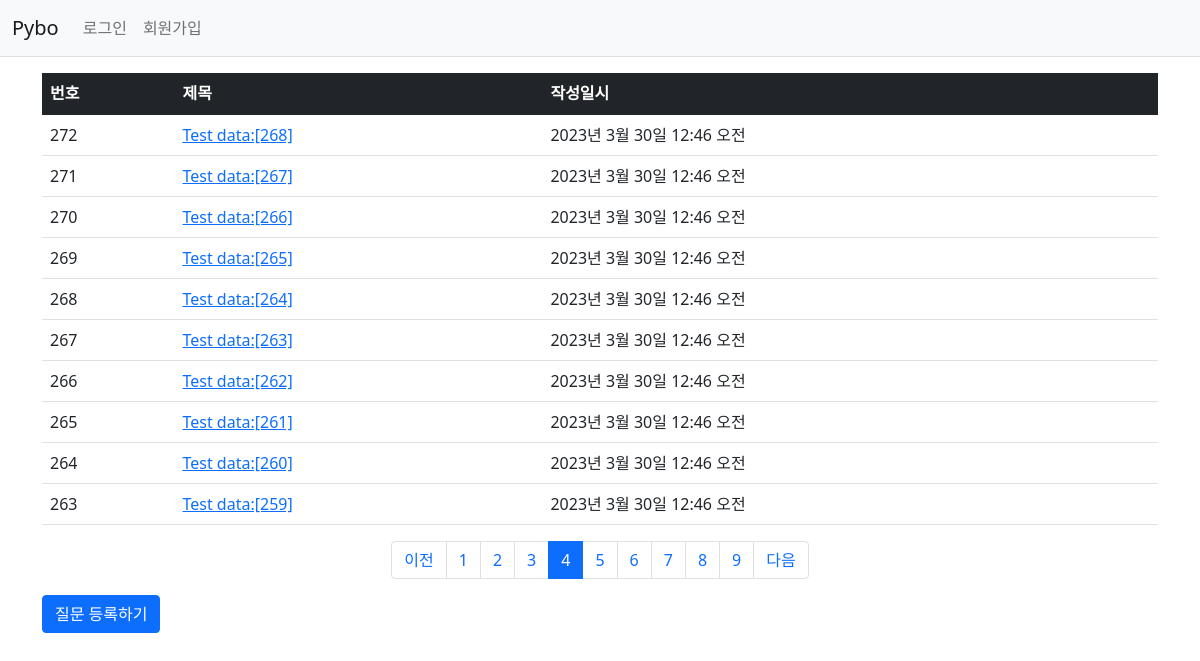
Page /pybo/?page=4 on the committed database.
### pybo/models.py (models this page shows, shortened)
class Question(models.Model):
    author = models.ForeignKey(User, on_delete=models.CASCADE, related_name='author_question')  # question author
    subject = models.CharField(max_length=200)
    content = models.TextField()
    create_date = models.DateTimeField()
    modify_date = models.DateTimeField(null=True, blank=True)   # modified date
    voter = models.ManyToManyField(User, related_name='voter_question')    # 질문 추천인 추가. ManyToManyField = DB N:N relation

### pybo/views/base_views.py (the view)
# urls.py: path('', base_views.index, name='index'),    # '/'에 해당되는 path. 즉 http://localhost:8080/
def index(request):
    page = request.GET.get('page', '1')  # 페이지. # GET방식으로 호출된 url에서 page값을 가져올 때 사용됨
    question_list = Question.objects.order_by('-create_date')
    paginator = Paginator(question_list, 10)  # 페이지당 10개씩 보여주기
    page_obj = paginator.get_page(page)
    context = {'question_list': page_obj}   # question_list는 페이징 객체(page_obj)
    return render(request, 'pybo/question_list.html', context)

### pybo/templatetags/pybo_filter.py (called while the page is built)
@register.filter
def sub(value, arg):
    return value - arg

### templates/pybo/question_list.html (shortened to what this page needs)
{%  extends 'base.html' %}
{% load pybo_filter %}
{% block content %}
<div class="container my-3">
    <table class="table">
        <thead>
        <tr class="table-dark">
            <th>번호</th>
            <th>제목</th>
            <th>작성일시</th>
        </tr>
        </thead>
        <tbody>
        {% if question_list %}
        {% for question in question_list %}
        <tr>
            <td>
                {{ question_list.paginator.count|sub:question_list.start_index|sub:forloop.counter0|add:1 }}
            </td>
            <td>
                <a href="{% url 'pybo:detail' question.id %}">{{ question.subject }}</a>
            </td>
            <td>{{ question.create_date }}</td>
        </tr>
        {% endfor %}
        {% else %}
        <tr>
            <td colspan="3">질문이 없습니다.</td>
        </tr>
        {% endif %}
        </tbody>
    </table>
    <ul class="pagination justify-content-center">
        {% if question_list.has_previous %}
        <li class="page-item">
            <a class="page-link" href="?page={{ question_list.previous_page_number }}">이전</a>
        </li>
        {% else %}
        <li class="page-item disabled">
            <a class="page-link" tabindex="-1" aria-disabled="true" href="#">이전</a>
        </li>
        {% endif %}
        {% for page_number in question_list.paginator.page_range %}
        {% if page_number >= question_list.number|add:-5 and page_number <= question_list.number|add:5 %}
        {% if page_number == question_list.number %}
        <li class="page-item active" aria-current="page">
            <a class="page-link" href="?page={{ page_number }}">{{ page_number }}</a>
        </li>
        {% else %}
        <li class="page-item">
            <a class="page-link" href="?page={{ page_number }}">{{ page_number }}</a>
        </li>
        {% endif %}
        {% endif %}
        {% endfor %}
        {% if question_list.has_next %}
        <li class="page-item">
            <a class="page-link" href="?page={{ question_list.next_page_number }}">다음</a>
        </li>
        {% else %}
        <li class="page-item disabled">
            <a class="page-link" tabindex="-1" aria-disabled="true" href="#">다음</a>
        </li>
        {% endif %}
    </ul>
    <a href="{% url 'pybo:question_create' %}" class="btn btn-primary">질문 등록하기</a>
</div>
{% endblock %}

### rows in the picture
Question: paginator.count|sub "272", subject "Test data:[268]", create_date "2023년 3월 30일 12:46 오전"
Question: paginator.count|sub "271", subject "Test data:[267]", create_date "2023년 3월 30일 12:46 오전"
Question: paginator.count|sub "270", subject "Test data:[266]", create_date "2023년 3월 30일 12:46 오전"
Question: paginator.count|sub "269", subject "Test data:[265]", create_date "2023년 3월 30일 12:46 오전"
Question: paginator.count|sub "268", subject "Test data:[264]", create_date "2023년 3월 30일 12:46 오전"
Question: paginator.count|sub "267", subject "Test data:[263]", create_date "2023년 3월 30일 12:46 오전"
Question: paginator.count|sub "266", subject "Test data:[262]", create_date "2023년 3월 30일 12:46 오전"
Question: paginator.count|sub "265", subject "Test data:[261]", create_date "2023년 3월 30일 12:46 오전"
Question: paginator.count|sub "264", subject "Test data:[260]", create_date "2023년 3월 30일 12:46 오전"
Question: paginator.count|sub "263", subject "Test data:[259]", create_date "2023년 3월 30일 12:46 오전"

### other values in the picture
{{ page_number }} "1" "2" "3" "5" "6" "7" "8" "9"
{{ page_number }} "4"
